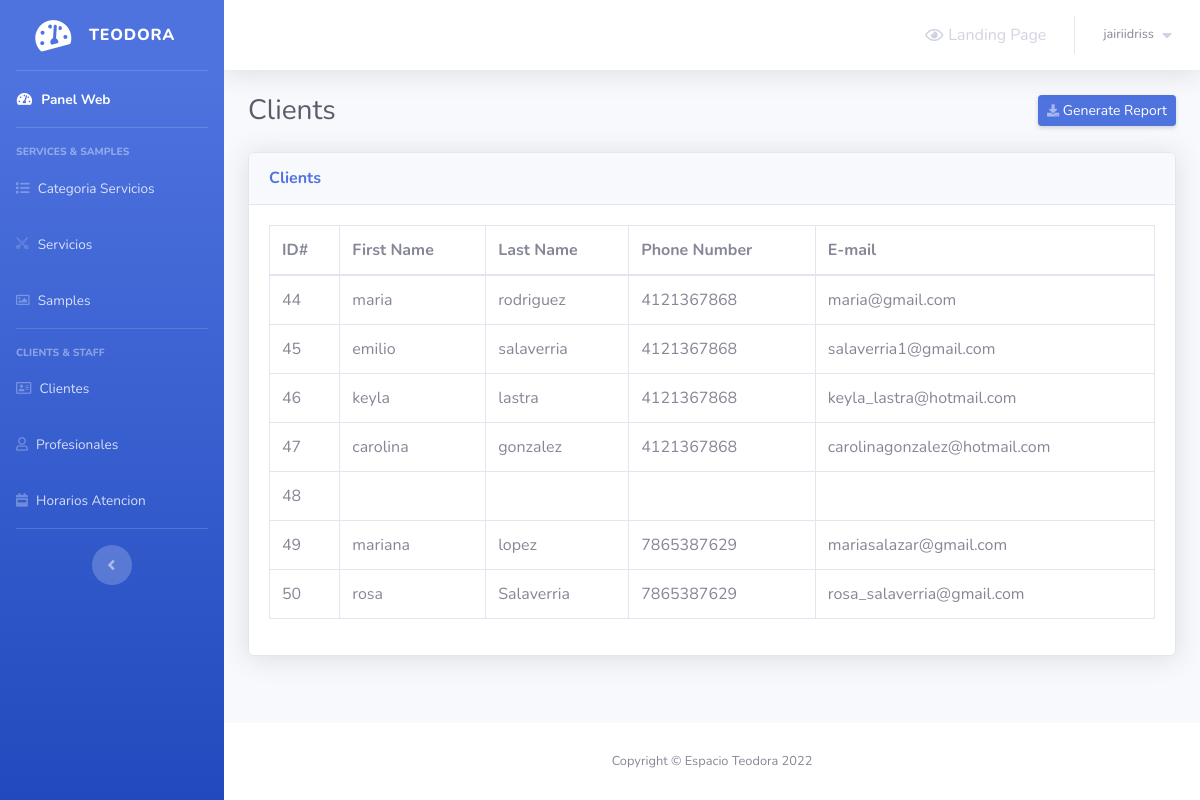
Screenshot of /admin/clients.php (signed in) with the database file from the repository.
### tables this page shows
CREATE TABLE `clients` (
  `client_id` int(5) NOT NULL,
  `first_name` varchar(30) NOT NULL,
  `last_name` varchar(30) NOT NULL,
  `phone_number` varchar(30) NOT NULL,
  `client_email` varchar(50) NOT NULL
);

### admin/clients.php (the view, shortened to what this page needs)
<?php
    include 'connect.php';
    include 'Includes/templates/header.php';
    if(isset($_SESSION['username_barbershop_Xw211qAAsq4']) && isset($_SESSION['password_barbershop_Xw211qAAsq4']))
    {
?>
        <div class="container-fluid">
            <div class="d-sm-flex align-items-center justify-content-between mb-4">
                <h1 class="h3 mb-0 text-gray-800">Clients</h1>
                <a href="#" class="d-none d-sm-inline-block btn btn-sm btn-primary shadow-sm">
                    <i class="fas fa-download fa-sm text-white-50"></i>
                    Generate Report
                </a>
            </div>
            <?php
                $stmt = $con->prepare("SELECT * FROM clients");
                $stmt->execute();
                $rows_clients = $stmt->fetchAll();
            ?>
            <div class="card shadow mb-4">
                <div class="card-header py-3">
                    <h6 class="m-0 font-weight-bold text-primary">Clients</h6>
                </div>
                <div class="card-body">
                    <div class="table-responsive">
                        <table class="table table-bordered">
                            <thead>
                                <tr>
                                    <th scope="col">ID#</th>
                                    <th scope="col">First Name</th>
                                    <th scope="col">Last Name</th>
                                    <th scope="col">Phone Number</th>
                                    <th scope="col">E-mail</th>
                                </tr>
                            </thead>
                            <tbody>
                                <?php
                                    foreach($rows_clients as $client)
                                    {
                                        echo "<tr>";
                                            echo "<td>";
                                                echo $client['client_id'];
                                            echo "</td>";
                                            echo "<td>";
                                                echo $client['first_name'];
                                            echo "</td>";
                                            echo "<td>";
                                                echo $client['last_name'];
                                            echo "</td>";
                                            echo "<td>";
                                                echo $client['phone_number'];
                                            echo "</td>";
                                            echo "<td>";
                                                echo $client['client_email'];
                                            echo "</td>";
                                        echo "</tr>";
                                    }
                                ?>
                            </tbody>
                        </table>
                    </div>
                </div>
            </div>
        </div>
<?php
        include 'Includes/templates/footer.php';
    }
    else
    {
        header('Location: login.php');
        exit();
    }
?>

### rows the page displays
clients: client_id "44", first_name "maria", last_name "rodriguez", phone_number "4121367868", client_email "maria@gmail.com"
clients: client_id "45", first_name "emilio", last_name "salaverria", phone_number "4121367868", client_email "salaverria1@gmail.com"
clients: client_id "46", first_name "keyla", last_name "lastra", phone_number "4121367868", client_email "keyla_lastra@hotmail.com"
clients: client_id "47", first_name "carolina", last_name "gonzalez", phone_number "4121367868", client_email "carolinagonzalez@hotmail.com"
clients: client_id "48"
clients: client_id "49", first_name "mariana", last_name "lopez", phone_number "7865387629", client_email "mariasalazar@gmail.com"
clients: client_id "50", first_name "rosa", last_name "Salaverria", phone_number "7865387629", client_email "rosa_salaverria@gmail.com"

### other values shown
$_SESSION['username_barbershop_Xw211qAAsq4'] "jairiidriss"
